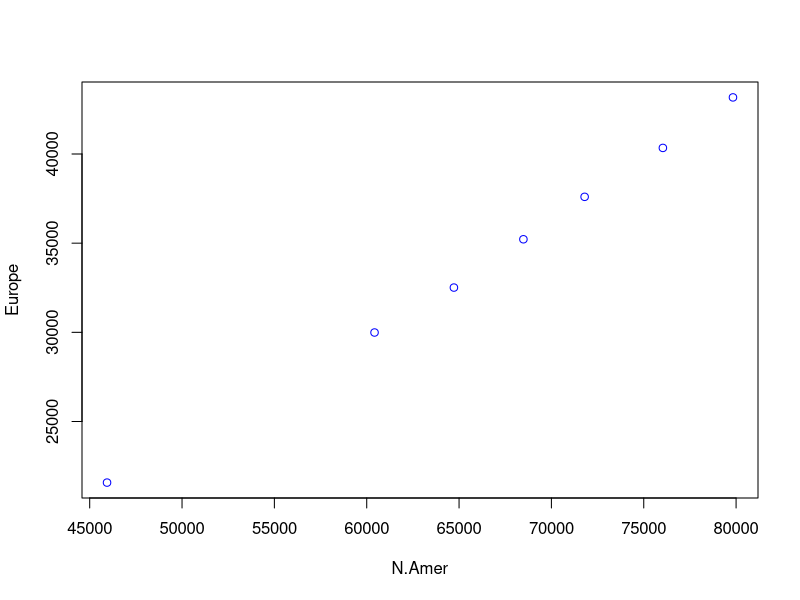
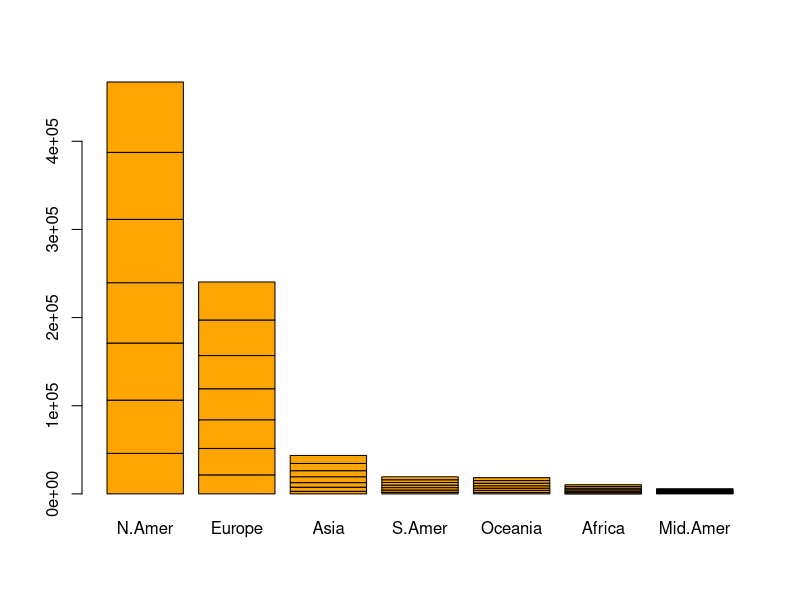
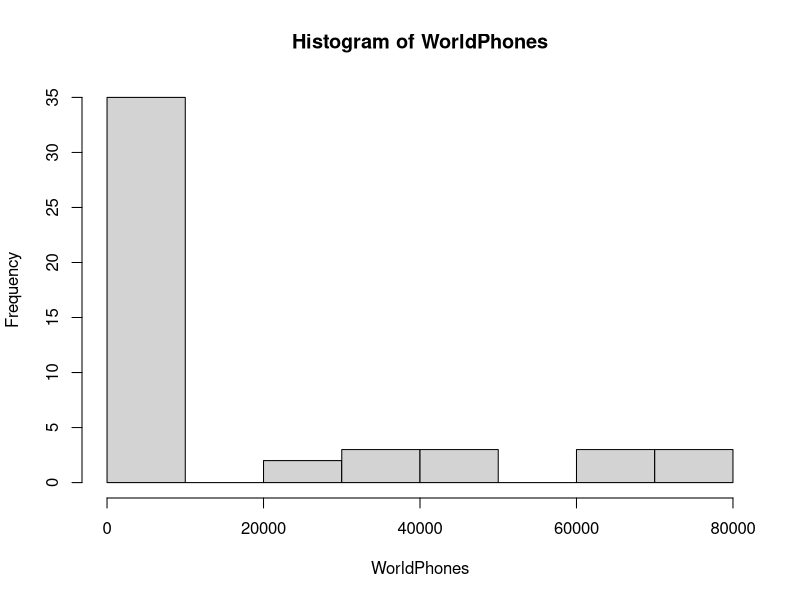
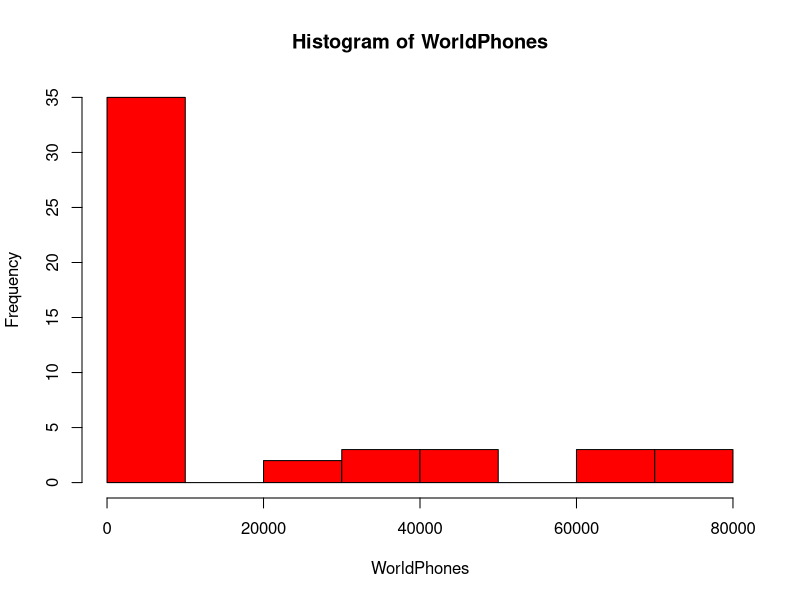
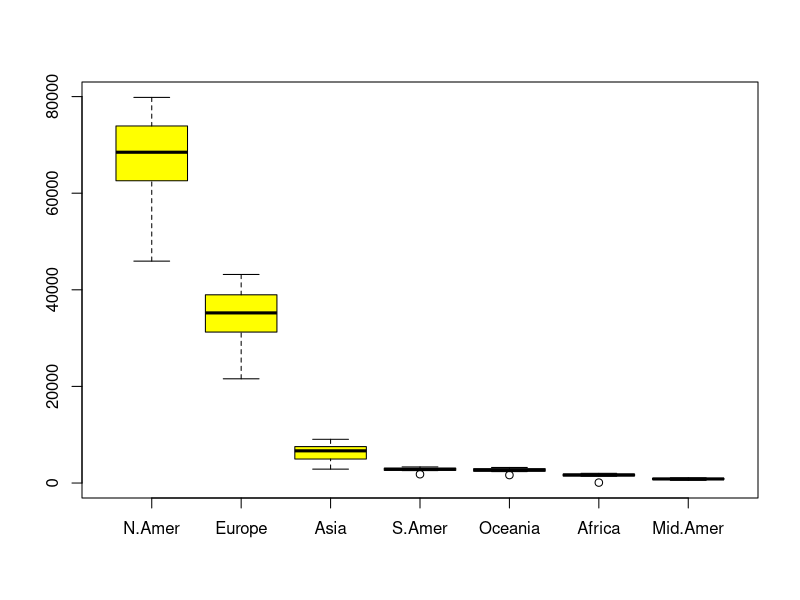

Write the R code that produced these figures, in order.
harshi <- datasets::WorldPhones
# to find first 10 rows
head(WorldPhones)
# to find last 7 rows
tail(WorldPhones)
# to find summary of the worldPhones
summary(WorldPhones)
# plotting
plot(WorldPhones,col='blue')
# bar plot
barplot(WorldPhones,col = 'orange')
# histogram
hist(WorldPhones)
hist(WorldPhones,col = 'red')
# box plot
boxplot(WorldPhones,col='yellow')
